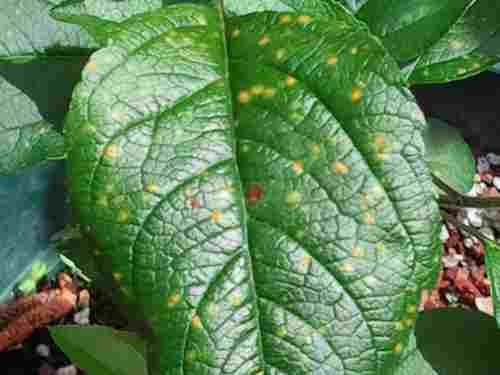
#> input picture frontend/e2e/fixtures/field-low-confidence.jpg, 500 x 375 px
$ python -i preprocess.py   (imports and definitions only)
#> lines starting #> are read from the running program, lines starting #| are printed output that depends on the picture
#> further down, picture is the input picture: PIL image 500x375 RGB; mean R, G, B 93.9, 130.8, 85.1
"""Image preprocessing that exactly matches the training-time evaluation transform.

Training (torchvision) uses: Resize(256) → CenterCrop(224) → ToTensor → Normalize(ImageNet).
We re-implement the same steps with Pillow + NumPy so the app does not need PyTorch.
``ml/tests/test_export.py`` checks that both versions give identical arrays.
"""

from __future__ import annotations

import numpy as np
from PIL import Image

RESIZE = 256
CROP = 224
MEAN = np.array([0.485, 0.456, 0.406], dtype=np.float32)
STD = np.array([0.229, 0.224, 0.225], dtype=np.float32)


def resize_shorter_side(image: Image.Image, size: int = RESIZE) -> Image.Image:
    """Resize so the shorter side equals ``size`` (same rounding as torchvision.transforms.Resize)."""
#> called with size = 256
    width, height = image.size
#> width = 500; height = 375
    if width <= height:
        new_w, new_h = size, int(size * height / width)
    else:
        new_w, new_h = int(size * width / height), size
#> new_w = 341; new_h = 256
    if (new_w, new_h) == (width, height):
        return image
    return image.resize((new_w, new_h), Image.Resampling.BILINEAR)


def center_crop(image: Image.Image, size: int = CROP) -> Image.Image:
    """Center crop to ``size``×``size`` (same rounding as torchvision.transforms.CenterCrop)."""
#> called with size = 224
    width, height = image.size
#> width = 341; height = 256
    top = int(round((height - size) / 2.0))
#> top = 16
    left = int(round((width - size) / 2.0))
#> left = 58
    return image.crop((left, top, left + size, top + size))
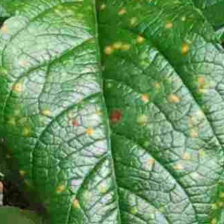
#> returned value: PIL image 224x224 RGB; mean R, G, B 104.5, 147.7, 94.3


def model_input_image(image: Image.Image, resize: int = RESIZE, crop: int = CROP) -> Image.Image:
    """The RGB crop the model actually sees (also used as the Grad-CAM background)."""
    return center_crop(resize_shorter_side(image.convert("RGB"), resize), crop)


def to_tensor(image: Image.Image, mean: np.ndarray = MEAN, std: np.ndarray = STD) -> np.ndarray:
    """HWC uint8 image → normalized NCHW float32 array with a batch dimension of 1."""
    array = np.asarray(image, dtype=np.float32) / 255.0
    array = (array - mean) / std
    return array.transpose(2, 0, 1)[None].astype(np.float32)


def preprocess(image: Image.Image, resize: int = RESIZE, crop: int = CROP) -> tuple[np.ndarray, Image.Image]:
    """Return (model input array, the cropped RGB image) for one photo."""
    cropped = model_input_image(image, resize, crop)
    return to_tensor(cropped), cropped

>>> from PIL import Image
>>> picture = Image.open('../../../frontend/e2e/fixtures/field-low-confidence.jpg')
>>> result = model_input_image(picture)
